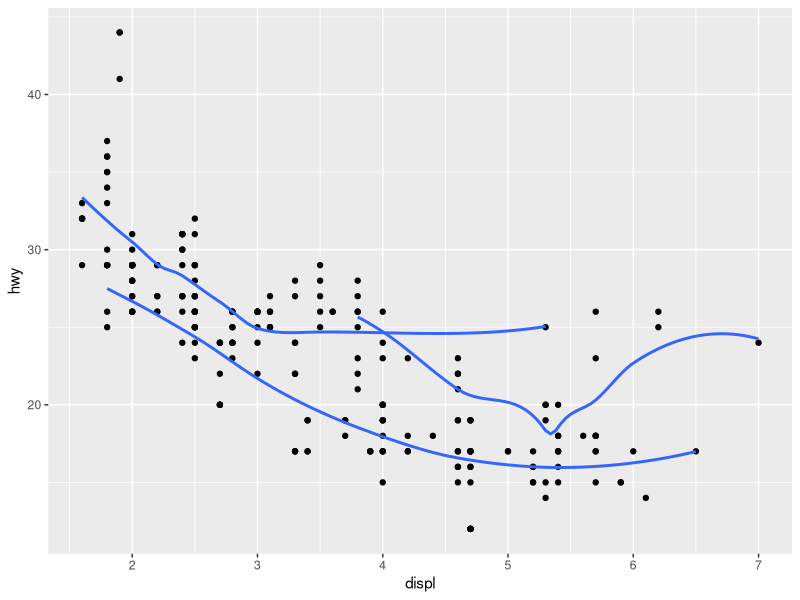

The R script that drew this image:
library(ggplot2)
ggplot(data = mpg, mapping = aes(x= displ, y=hwy))+
  geom_point()+
  geom_smooth(mapping=aes(group=drv), se=FALSE) #se = False “, it will remove the confidence interval.